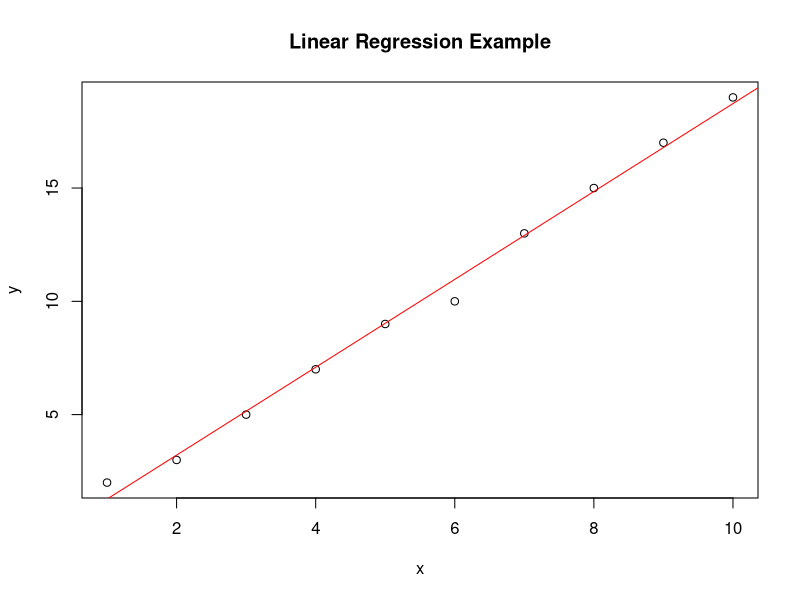
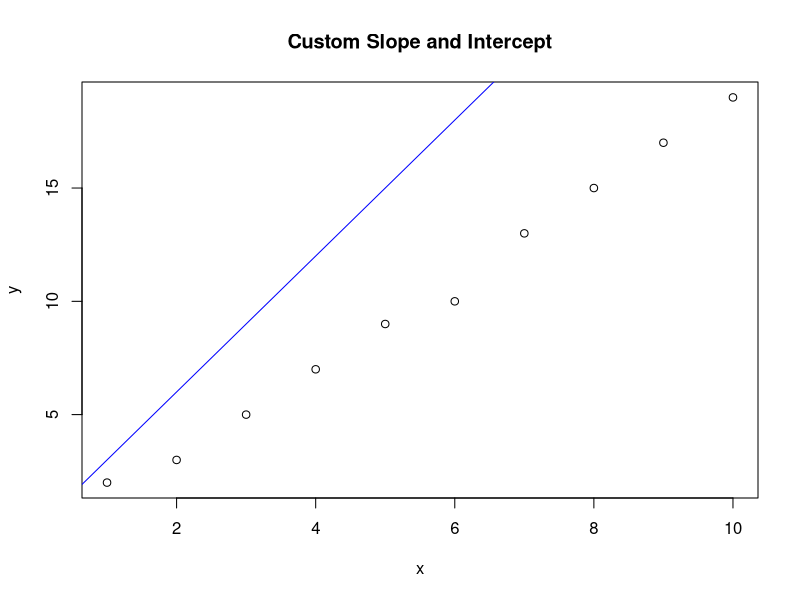
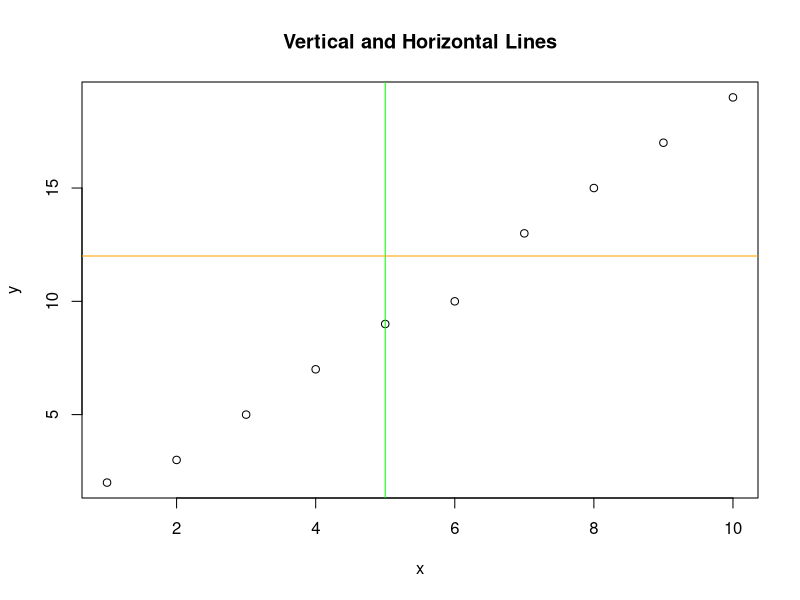

The R script that drew these images, in order:
## ---- chunk 1
x <- 1:10
y <- c(2, 3, 5, 7, 9, 10, 13, 15, 17, 19)
## ---- chunk 2
plot(x, y, main = "Linear Regression Example", xlab = "x", ylab = "y")
abline(lm(y ~ x), col = "red")
## ---- chunk 3
plot(x, y, main = "Custom Slope and Intercept", xlab = "x", ylab = "y")
abline(a = 0, b = 3, col = "blue")
## ---- chunk 4
plot(x, y, main = "Vertical and Horizontal Lines", xlab = "x", ylab = "y")
abline(v = 5, col = "green") # Vertical line
abline(h = 12, col = "orange") # Horizontal line
